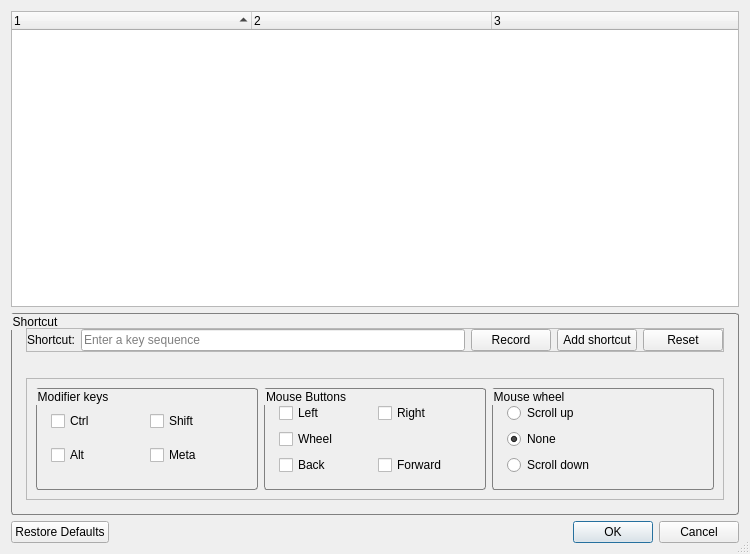
<?xml version="1.0" encoding="UTF-8"?>
<ui version="4.0">
 <class>KeyConfigDialog</class>
 <widget class="QDialog" name="KeyConfigDialog">
  <property name="geometry">
   <rect>
    <x>0</x>
    <y>0</y>
    <width>750</width>
    <height>554</height>
   </rect>
  </property>
  <property name="windowTitle">
   <string extracomment="Title of the dialog to customize the shortcut keys">Keyboard Shortcuts</string>
  </property>
  <property name="sizeGripEnabled">
   <bool>true</bool>
  </property>
  <layout class="QVBoxLayout" name="verticalLayout_2">
   <item>
    <widget class="QTreeWidget" name="treeWidget">
     <property name="selectionBehavior">
      <enum>QAbstractItemView::SelectRows</enum>
     </property>
     <property name="uniformRowHeights">
      <bool>true</bool>
     </property>
     <property name="sortingEnabled">
      <bool>true</bool>
     </property>
     <property name="columnCount">
      <number>3</number>
     </property>
     <attribute name="headerVisible">
      <bool>true</bool>
     </attribute>
     <attribute name="headerDefaultSectionSize">
      <number>240</number>
     </attribute>
     <column>
      <property name="text">
       <string notr="true">1</string>
      </property>
     </column>
     <column>
      <property name="text">
       <string notr="true">2</string>
      </property>
     </column>
     <column>
      <property name="text">
       <string notr="true">3</string>
      </property>
     </column>
    </widget>
   </item>
   <item>
    <widget class="QGroupBox" name="shortcutGroupBox">
     <property name="enabled">
      <bool>true</bool>
     </property>
     <property name="styleSheet">
      <string notr="true">QGroupBox {
  border: 1px solid gray;
  border-radius: 3px;
  padding: 5px;
}
</string>
     </property>
     <property name="title">
      <string extracomment="Title of the frame in which the shortcut changing function is arranged">Shortcut</string>
     </property>
     <layout class="QVBoxLayout" name="verticalLayout">
      <item>
       <widget class="QFrame" name="frameSqeuence">
        <property name="frameShape">
         <enum>QFrame::StyledPanel</enum>
        </property>
        <property name="frameShadow">
         <enum>QFrame::Raised</enum>
        </property>
        <layout class="QHBoxLayout" name="horizontalLayout">
         <property name="leftMargin">
          <number>0</number>
         </property>
         <property name="topMargin">
          <number>0</number>
         </property>
         <property name="rightMargin">
          <number>0</number>
         </property>
         <property name="bottomMargin">
          <number>0</number>
         </property>
         <item>
          <widget class="QLabel" name="label">
           <property name="text">
            <string extracomment="Title of LineEdit label to which shortcut key is input">Shortcut:</string>
           </property>
          </widget>
         </item>
         <item>
          <widget class="QLineEdit" name="shortcutEdit">
           <property name="sizePolicy">
            <sizepolicy hsizetype="MinimumExpanding" vsizetype="Fixed">
             <horstretch>0</horstretch>
             <verstretch>0</verstretch>
            </sizepolicy>
           </property>
           <property name="text">
            <string/>
           </property>
           <property name="echoMode">
            <enum>QLineEdit::Normal</enum>
           </property>
           <property name="readOnly">
            <bool>false</bool>
           </property>
           <property name="placeholderText">
            <string extracomment="Enter shortcut keys Gray text to display before inputting LineEdit">Enter a key sequence</string>
           </property>
           <property name="clearButtonEnabled">
            <bool>true</bool>
           </property>
          </widget>
         </item>
         <item>
          <widget class="ShortcutButton" name="recordButton">
           <property name="sizePolicy">
            <sizepolicy hsizetype="Preferred" vsizetype="Fixed">
             <horstretch>0</horstretch>
             <verstretch>0</verstretch>
            </sizepolicy>
           </property>
           <property name="text">
            <string>Record</string>
           </property>
           <property name="checkable">
            <bool>true</bool>
           </property>
          </widget>
         </item>
         <item>
          <widget class="QPushButton" name="addSequenceButton">
           <property name="text">
            <string>Add shortcut</string>
           </property>
          </widget>
         </item>
         <item>
          <widget class="QPushButton" name="resetButton">
           <property name="text">
            <string>Reset</string>
           </property>
          </widget>
         </item>
        </layout>
       </widget>
      </item>
      <item>
       <widget class="QLabel" name="warningLabel">
        <property name="palette">
         <palette>
          <active>
           <colorrole role="WindowText">
            <brush brushstyle="SolidPattern">
             <color alpha="255">
              <red>255</red>
              <green>0</green>
              <blue>0</blue>
             </color>
            </brush>
           </colorrole>
          </active>
          <inactive>
           <colorrole role="WindowText">
            <brush brushstyle="SolidPattern">
             <color alpha="255">
              <red>255</red>
              <green>0</green>
              <blue>0</blue>
             </color>
            </brush>
           </colorrole>
          </inactive>
          <disabled>
           <colorrole role="WindowText">
            <brush brushstyle="SolidPattern">
             <color alpha="255">
              <red>120</red>
              <green>120</green>
              <blue>120</blue>
             </color>
            </brush>
           </colorrole>
          </disabled>
         </palette>
        </property>
        <property name="text">
         <string/>
        </property>
       </widget>
      </item>
      <item>
       <widget class="QFrame" name="frameMouseOptions">
        <property name="frameShape">
         <enum>QFrame::StyledPanel</enum>
        </property>
        <property name="frameShadow">
         <enum>QFrame::Raised</enum>
        </property>
        <layout class="QHBoxLayout" name="horizontalLayout_2">
         <item>
          <widget class="QGroupBox" name="groupBox_3">
           <property name="title">
            <string>Modifier keys</string>
           </property>
           <layout class="QGridLayout" name="gridLayout_2">
            <item row="0" column="0">
             <widget class="QCheckBox" name="checkBoxCtrl">
              <property name="text">
               <string>Ctrl</string>
              </property>
             </widget>
            </item>
            <item row="0" column="1">
             <widget class="QCheckBox" name="checkBoxShift">
              <property name="text">
               <string>Shift</string>
              </property>
             </widget>
            </item>
            <item row="1" column="0">
             <widget class="QCheckBox" name="checkBoxAlt">
              <property name="text">
               <string extracomment="maybe 'Option' in OSX">Alt</string>
              </property>
             </widget>
            </item>
            <item row="1" column="1">
             <widget class="QCheckBox" name="checkBoxMeta">
              <property name="text">
               <string extracomment="maybe 'Command' in OSX">Meta</string>
              </property>
             </widget>
            </item>
           </layout>
          </widget>
         </item>
         <item>
          <widget class="QGroupBox" name="groupBox">
           <property name="title">
            <string>Mouse Buttons</string>
           </property>
           <layout class="QGridLayout" name="gridLayout">
            <item row="0" column="1">
             <widget class="QCheckBox" name="checkBoxRight">
              <property name="text">
               <string>Right</string>
              </property>
             </widget>
            </item>
            <item row="0" column="0">
             <widget class="QCheckBox" name="checkBoxLeft">
              <property name="text">
               <string>Left</string>
              </property>
             </widget>
            </item>
            <item row="1" column="0">
             <widget class="QCheckBox" name="checkBoxWheel">
              <property name="text">
               <string>Wheel</string>
              </property>
             </widget>
            </item>
            <item row="2" column="0">
             <widget class="QCheckBox" name="checkBoxBackward">
              <property name="text">
               <string>Back</string>
              </property>
             </widget>
            </item>
            <item row="2" column="1">
             <widget class="QCheckBox" name="checkBoxForward">
              <property name="text">
               <string>Forward</string>
              </property>
             </widget>
            </item>
           </layout>
          </widget>
         </item>
         <item>
          <widget class="QGroupBox" name="groupBox_2">
           <property name="enabled">
            <bool>true</bool>
           </property>
           <property name="title">
            <string>Mouse wheel</string>
           </property>
           <layout class="QVBoxLayout" name="verticalLayout_3">
            <item>
             <widget class="QRadioButton" name="radioButtonUp">
              <property name="text">
               <string>Scroll up</string>
              </property>
             </widget>
            </item>
            <item>
             <widget class="QRadioButton" name="radioButtonNone">
              <property name="text">
               <string>None</string>
              </property>
              <property name="checked">
               <bool>true</bool>
              </property>
             </widget>
            </item>
            <item>
             <widget class="QRadioButton" name="radioButtonDown">
              <property name="text">
               <string>Scroll down</string>
              </property>
             </widget>
            </item>
           </layout>
          </widget>
         </item>
        </layout>
       </widget>
      </item>
     </layout>
    </widget>
   </item>
   <item>
    <widget class="QDialogButtonBox" name="buttonBox">
     <property name="orientation">
      <enum>Qt::Horizontal</enum>
     </property>
     <property name="standardButtons">
      <set>QDialogButtonBox::Cancel|QDialogButtonBox::Ok|QDialogButtonBox::RestoreDefaults</set>
     </property>
    </widget>
   </item>
  </layout>
 </widget>
 <customwidgets>
  <customwidget>
   <class>ShortcutButton</class>
   <extends>QPushButton</extends>
   <header>shortcutbutton.h</header>
  </customwidget>
 </customwidgets>
 <resources/>
 <connections/>
</ui>
